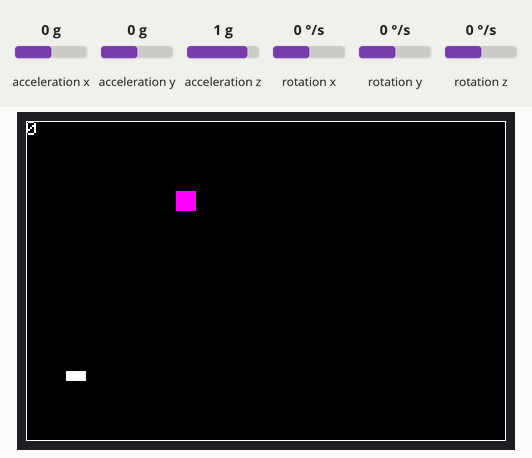
Simulated run of this sketch. Board: ESP32. On the bench: 480×320 colour display. Wiring (inferred from the names in the program): MPU-6050 motion sensor at I2C address 0x68. The inputs (shaded band) are chosen by the test bench; at power-on: acceleration y 0 g, acceleration x 0 g, acceleration z 1 g, rotation x 0 °/s, rotation y 0 °/s, rotation z 0 °/s. Random numbers use the default seed unless the sketch sets one; what the sketch prints to the serial monitor is not drawn.

Above: at 1.5 s.
1.6 s: acceleration y set to -1.4 g
At 1.81 s:
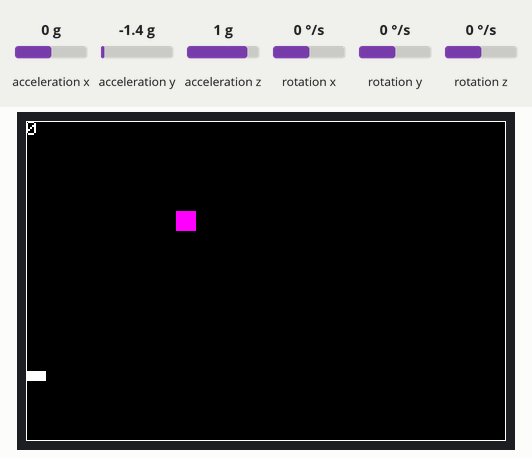
3.2 s: acceleration y set to 0.8 g
At 3.39 s:
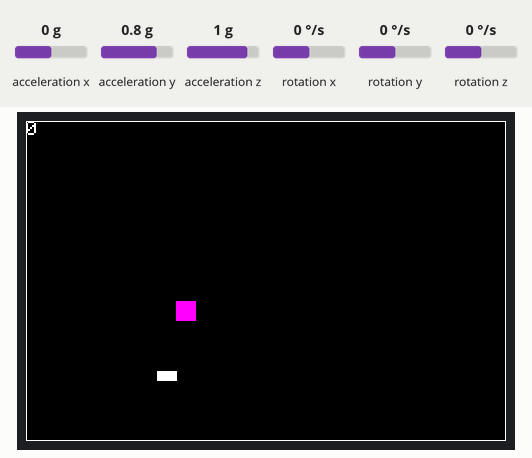
6.8 s: acceleration y set to -0.8 g
At 7.06 s:
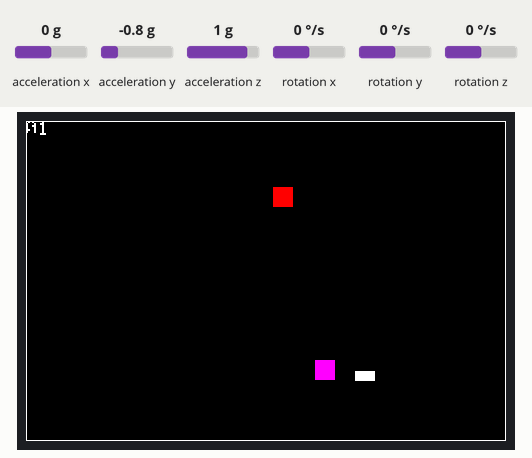
8.4 s: acceleration y set to 0.1 g
At 8.63 s:
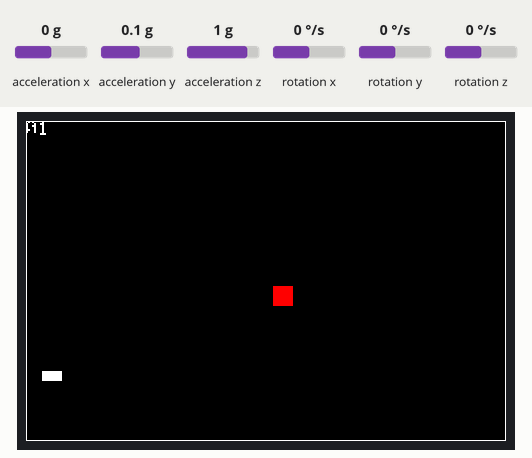
Timing chart, 0 to 11.0 s (numbered marks = the images above; inputs shaded):
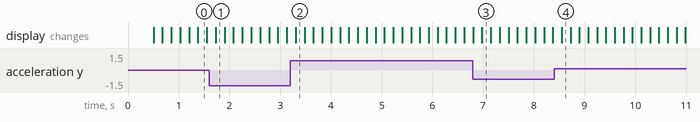

The sketch:

Tilt_sensor.ino
```cpp
#include <Wire.h>
#include <TFT_eSPI.h>

const int MPU_ADDR = 0x68;
// Set up display
TFT_eSPI tft = TFT_eSPI();

// define colours
#define BLACK 0x0000
#define BLUE 0x001F
#define RED 0xF800
#define GREEN 0x07E0
#define CYAN 0x07FF
#define MAGENTA 0xF81F
#define YELLOW 0xFFE0
#define WHITE 0xFFFF


int16_t accelerometer_x, accelerometer_y, accelerometer_z;  // variables for accelerometer raw data
int16_t gyro_x, gyro_y, gyro_z;                             // variables for gyro raw data
char tmp_str[7];
char* convert_int16_to_str(int16_t i) {  // converts int16 to string. Moreover, resulting strings will have the same length in the debug monitor.
  sprintf(tmp_str, "%6d", i);
  return tmp_str;
}


// Set up game variables
int car_x = 40;
int car_y = 250;
int score = 0;
int game_over = false;
int obstacle_x = 150;
int obstacle_y = 0;
int obstacle_x2 = 150;
int obstacle_y2 = 0;
// Set up game constants
const int car_width = 20;
const int car_height = 10;
const int obstacle_width = 20;
const int obstacle_height = 20;
const int road_width = 480;
const int road_height = 320;
int obstacle_speed = 10;

void setup() {
  Serial.begin(9600);
  Wire.begin();
  Wire.beginTransmission(MPU_ADDR);
  Wire.write(0x6B);  // PWR_MGMT_1 register
  Wire.write(0);     // set to zero (wakes up the MPU-6050)
  Wire.endTransmission(true);

  tft.begin();
  tft.setRotation(1);
  tft.fillScreen(BLACK);
  tft.drawRect(0, 0, road_width, road_height, WHITE);
  tft.setCursor(0, 0);
  tft.setTextColor(WHITE);
  tft.setTextSize(2);
  tft.print(score);
}

void drawGame() {

  tft.fillRect(car_x, car_y, car_width, car_height, WHITE);
  tft.fillRect(obstacle_x, obstacle_y, obstacle_width, obstacle_height, RED);
  tft.fillRect(obstacle_x2, obstacle_y2, obstacle_width, obstacle_height, MAGENTA);
}

void loop() {
  Wire.beginTransmission(MPU_ADDR);
  Wire.write(0x3B);                         // starting with register 0x3B (ACCEL_XOUT_H) [MPU-6000 and MPU-6050 Register Map and Descriptions Revision 4.2, p.40]
  Wire.endTransmission(false);              // the parameter indicates that the Arduino will send a restart. As a result, the connection is kept active.
  Wire.requestFrom(MPU_ADDR, 7 * 2, true);  // request a total of 7*2=14 registers
  // "Wire.read()<<8 | Wire.read();" means two registers are read and stored in the same variable
  accelerometer_x = Wire.read() << 8 | Wire.read();  // reading registers: 0x3B (ACCEL_XOUT_H) and 0x3C (ACCEL_XOUT_L)
  accelerometer_y = Wire.read() << 8 | Wire.read();  // reading registers: 0x3D (ACCEL_YOUT_H) and 0x3E (ACCEL_YOUT_L)
  accelerometer_z = Wire.read() << 8 | Wire.read();  // reading registers: 0x3F (ACCEL_ZOUT_H) and 0x40 (ACCEL_ZOUT_L)
  gyro_x = Wire.read() << 8 | Wire.read();           // reading registers: 0x43 (GYRO_XOUT_H) and 0x44 (GYRO_XOUT_L)
  gyro_y = Wire.read() << 8 | Wire.read();           // reading registers: 0x45 (GYRO_YOUT_H) and 0x46 (GYRO_YOUT_L)
  gyro_z = Wire.read() << 8 | Wire.read();           // reading registers: 0x47 (GYRO_ZOUT_H) and 0x48 (GYRO_ZOUT_L)
                                                     // print out data
  Serial.print("aX = ");
  Serial.print(convert_int16_to_str(accelerometer_x / 100));
  Serial.print(" | aY = ");
  Serial.print(convert_int16_to_str(accelerometer_y / 100));
  Serial.print(" | aZ = ");
  Serial.print(convert_int16_to_str(accelerometer_z / 100));
  Serial.print(" | gX = ");
  Serial.print(convert_int16_to_str(gyro_x / 100));
  Serial.print(" | gY = ");
  Serial.print(convert_int16_to_str(gyro_y / 100));
  Serial.print(" | gZ = ");
  Serial.print(convert_int16_to_str(gyro_z / 100));
  Serial.println();
  if (!game_over) {
    // Move obstacle
    obstacle_y += obstacle_speed;
    obstacle_y2 += obstacle_speed;
    if (obstacle_y > road_height) {
      obstacle_x = random(road_width - obstacle_width);
      obstacle_x2 = random(road_width - obstacle_width);
      obstacle_y2 = random(road_height - obstacle_height);
      obstacle_y = 0;
      score++;
      if (score % 1 == 0) {
        obstacle_speed += 1;
      }
      tft.setCursor(0, 0);
      tft.setTextColor(BLACK);
      tft.print(score);
      tft.setTextColor(WHITE);
      tft.print(score);
    }

    // Move car based on tilt
    car_x += accelerometer_y / 100;
    if (car_x < 0) {
      car_x = 0;
    }
    if (car_x > road_width - car_width) {
      car_x = road_width - car_width;
    }

    // Check for collision
    if (obstacle_x < car_x + car_width && obstacle_x + obstacle_width > car_x && obstacle_y < car_y + car_height && obstacle_y + obstacle_height > car_y) {
      game_over = true;
    }
    if (obstacle_x2 < car_x + car_width && obstacle_x2 + obstacle_width > car_x && obstacle_y2 < car_y + car_height && obstacle_y2 + obstacle_height > car_y) {
      game_over = true;
    }

    // Draw game elements
    tft.drawRect(0, 0, road_width, road_height, WHITE);
    drawGame();
    delay(150);
    tft.fillRect(car_x, car_y, car_width, car_height, BLACK);
    tft.fillRect(obstacle_x, obstacle_y, obstacle_width, obstacle_height, BLACK);
    tft.fillRect(obstacle_x2, obstacle_y2, obstacle_width, obstacle_height, BLACK);
  } else {
    // Game over screen
    tft.fillScreen(BLACK);
    tft.setCursor(0, 0);
    tft.setTextColor(WHITE);
    tft.setTextSize(2);
    tft.print("Game over!");
    tft.setCursor(0, 20);
    tft.print("Score: ");
    tft.print(score);
    delay(10000);
  }
}
```
